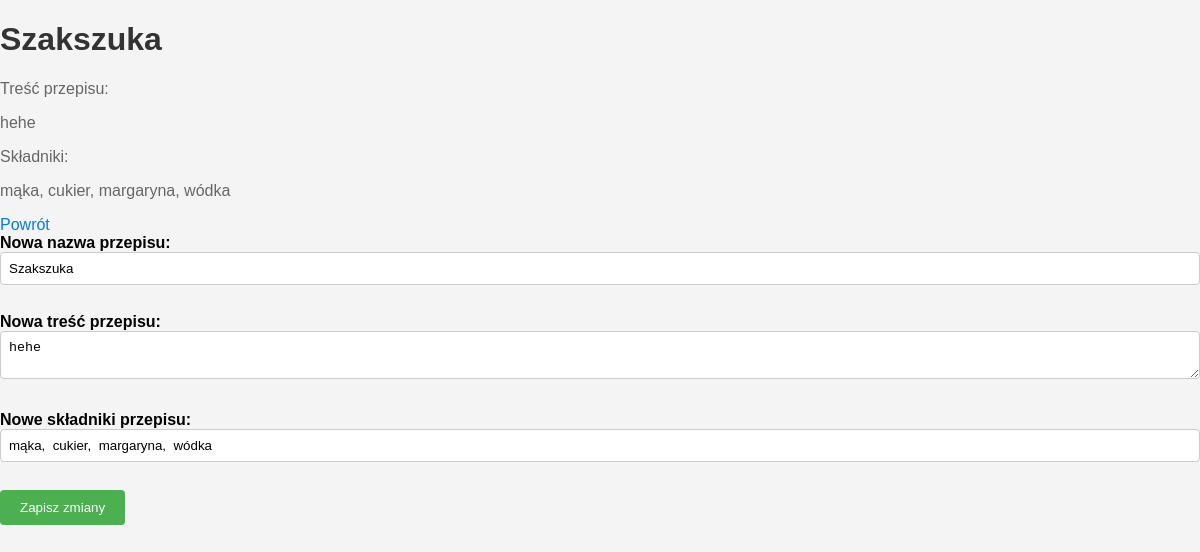
The app's page /przepis/3, older data.
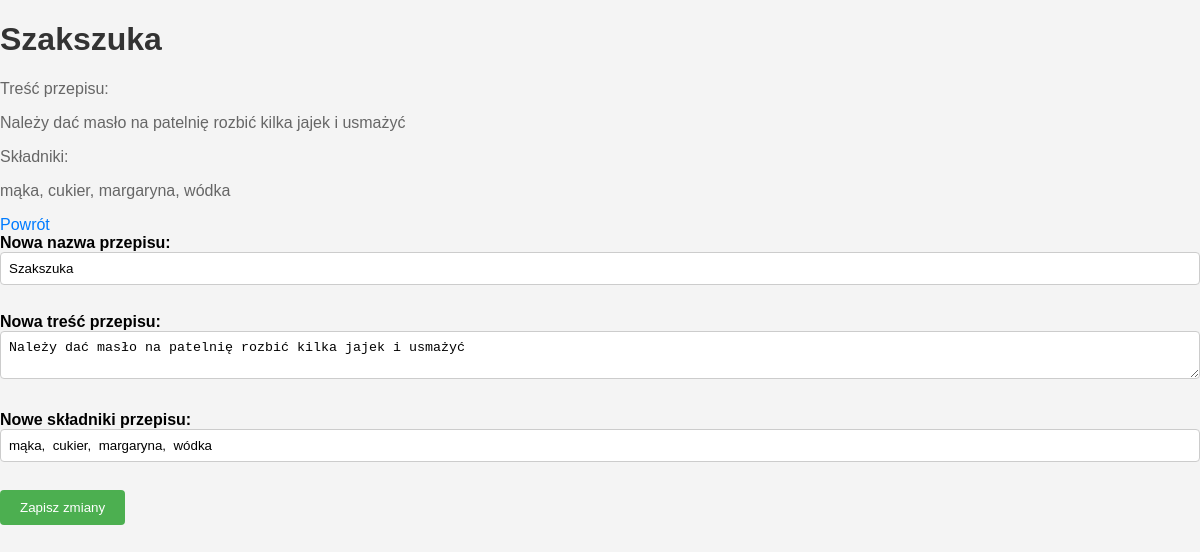
The same page, newer data.
### mainn.py (models this page shows)
class Przepis(db.Model):
    id = db.Column(db.Integer, primary_key=True)
    nazwa = db.Column(db.String(100), nullable=False)
    tresc = db.Column(db.Text, nullable=False)
    skladniki = db.Column(db.String(200), nullable=True)

### mainn.py (the view)
@app.route('/przepis/<int:przepis_id>')
def wyswietl_przepis(przepis_id):
    przepis = Przepis.query.get_or_404(przepis_id)
    return render_template('przepis.html', przepis=przepis)

### templates/przepis.html (shortened to what this page needs)
<!DOCTYPE html>
<html lang="en">
<head>
    <link rel="stylesheet" type="text/css" href="{{ url_for('static', filename='styles_przepisy.css') }}">
</head>
<body>
    <h1>{{ przepis.nazwa }}</h1>
    <p>Treść przepisu:</p>
    <p>{{ przepis.tresc }}</p>
    <p>Składniki:</p>
    <p>{{ przepis.skladniki }}</p>
    <a href="/">Powrót</a>
    <form method="post" action="{{ url_for('edytuj_przepis', przepis_id=przepis.id) }}">
        <label for="nowa_nazwa">Nowa nazwa przepisu:</label><br>
        <input type="text" id="nowa_nazwa" name="nowa_nazwa" value="{{ przepis.nazwa }}"><br><br>
        <label for="nowa_tresc">Nowa treść przepisu:</label><br>
        <textarea id="nowa_tresc" name="nowa_tresc">{{ przepis.tresc }}</textarea><br><br>
        <label for="nowe_skladniki">Nowe składniki przepisu:</label><br>
        <input type="text" id="nowe_skladniki" name="nowe_skladniki" value="{{ przepis.skladniki }}"><br><br>
        <input type="submit" value="Zapisz zmiany">
    </form>
</body>
</html>

### static/styles_przepisy.css (style rules this page uses)
body { font-family: Arial, sans-serif; background-color: #f4f4f4; margin: 0; padding: 0; }
h1 { color: #333; }
p { color: #666; }
label { font-weight: bold; }
input[type="text"], textarea { width: 100%; padding: 8px; margin-bottom: 10px; border: 1px solid #ccc; border-radius: 4px; box-sizing: border-box; }
input[type="submit"] { background-color: #4caf50; color: white; padding: 10px 20px; border: none; border-radius: 4px; cursor: pointer; transition: background-color 0.3s ease; }
a { color: #007bff; text-decoration: none; }

Row changes from the older to the newer data that the page shows:
changed Przepis "Szakszuka": tresc "hehe" → "Należy dać masło na patelnię rozbić kilka jajek i usmażyć"; nowa_tresc "hehe" → "Należy dać masło na patelnię rozbić kilka jajek i usmażyć"
